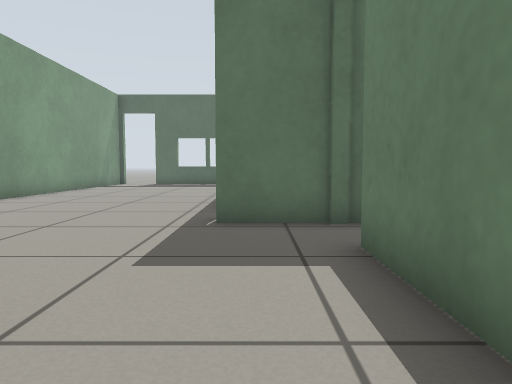
View 1 (above)

17 first-person views from a walk through a Gazebo world. The camera is 0.5 m above the floor, tilts 4° down and sees 70° across. Floor lines are 1 m apart. The floor is counted in squares, 0.5 m on a side. Each view is taken from the middle of a square. On the plan, view 1 faces up. The plan holds only what a view shows up to about 13 squares ahead; the rest is blank. Robots are left out. Some surface patterns are stand-ins.

View 2
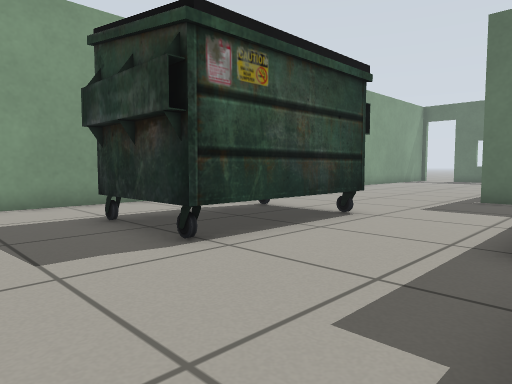

View 3
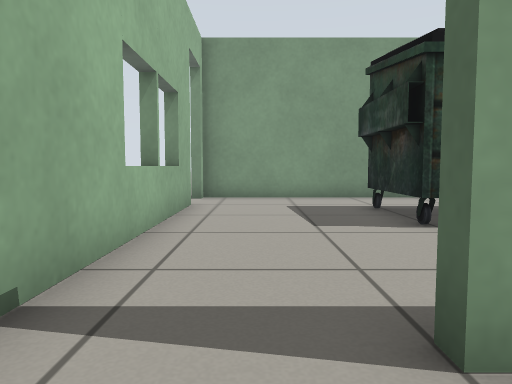

View 4
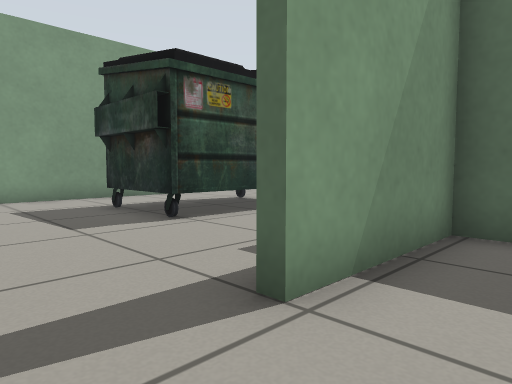

View 5
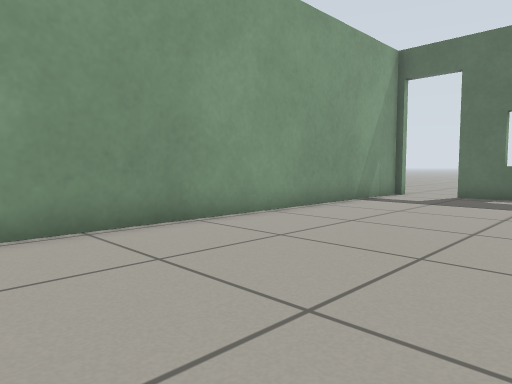

View 6
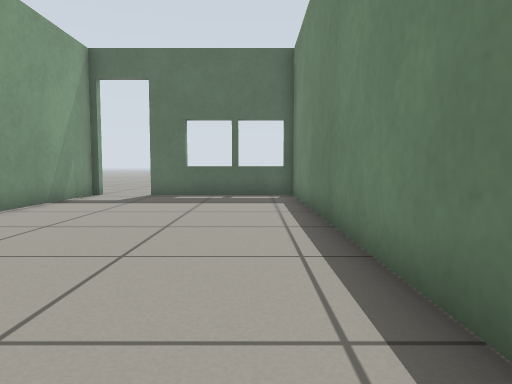

View 7
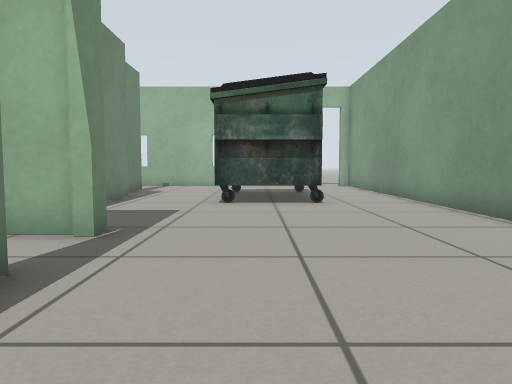

View 8
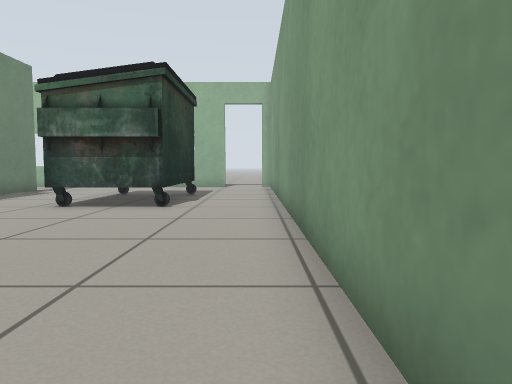

View 9
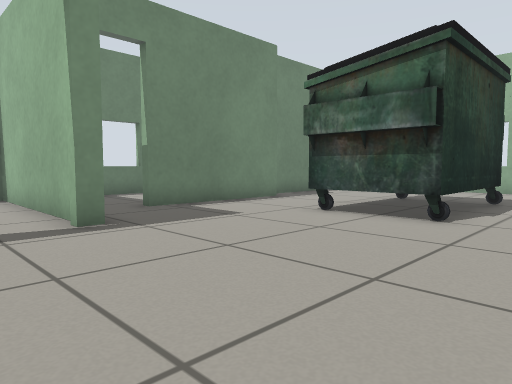

View 10
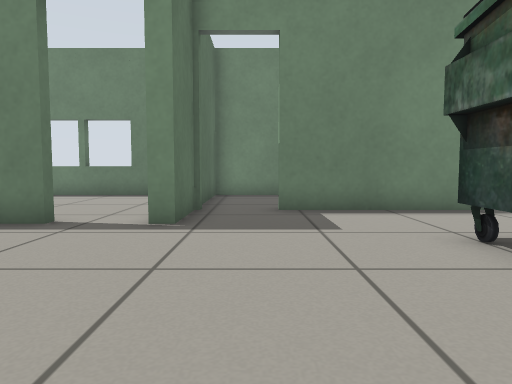

View 11
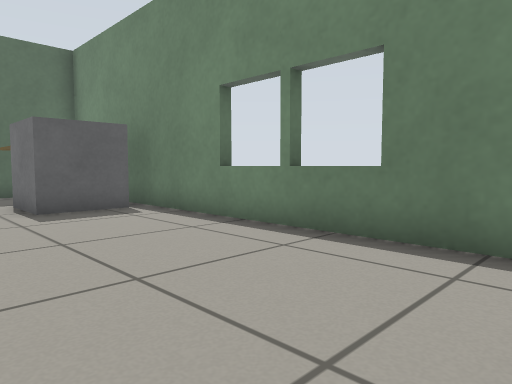

View 12
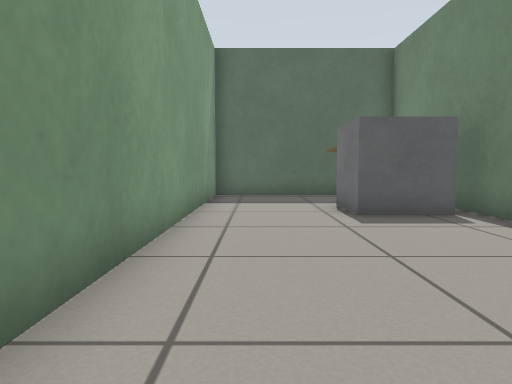

View 13
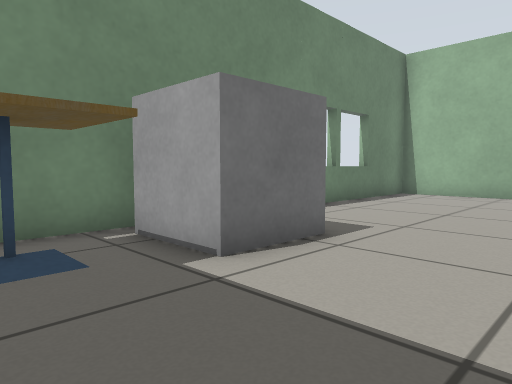

View 14
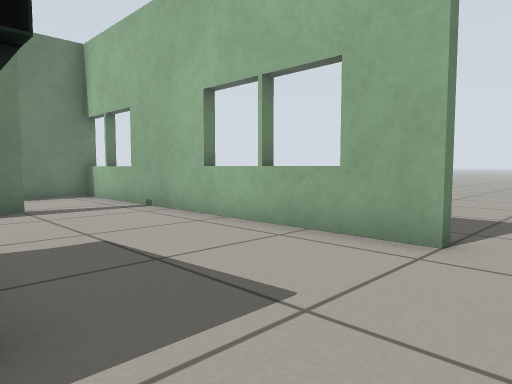

View 15
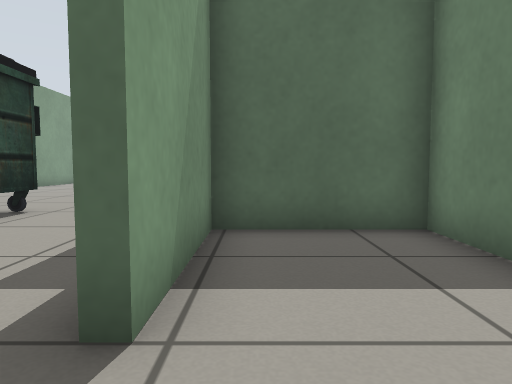

View 16
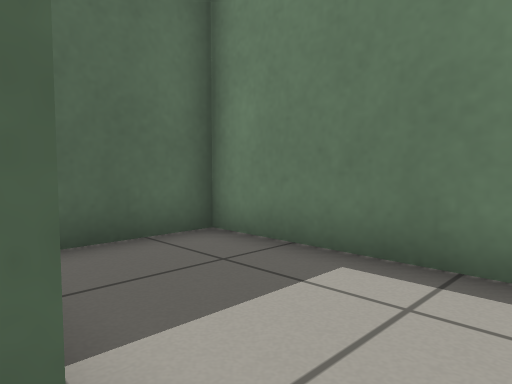

View 17
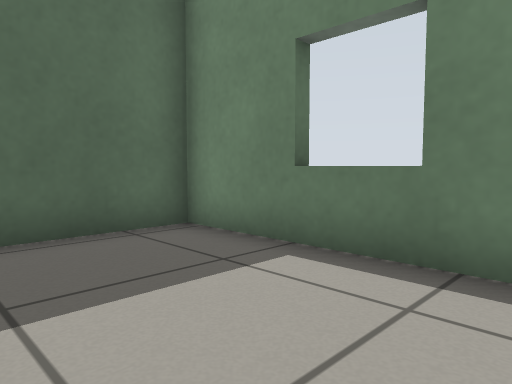

### Floor plan
Points are (right, up) in squares from view 1. A wall is a line through its corners. A room is listed if a view was taken in it or the views show most of it. See-through windows are left out.
Room 1 (views 1, 2, 14, 16)
walls: (-5.6, -6.7) (2.5, -6.7); (1.3, -0.4) (1.3, 2.5); (2, -4) (2, -1.8); (-7.7, 3.6) (-7.7, -6.7) (-7.3, -6.7)
low walls: (2.3, -4) (2, -4)
ways out: opening at (2, -5) to room 2; opening at (-6.5, 3.5) to room 3; opening at (-1, 3) to room 3; open door at (-6.5, -7)
objects: dumpster (-5, -2) to (-2, 2)
Room 2 (views 3, 4, 15)
walls: (2.5, -6.7) (5.7, -6.7); (5.7, -7.1) (5.7, -0.3) (2.3, -0.3) (2.3, -4)
ways out: opening at (2, -5) to room 1
Room 3 (views 5, 6, 7, 8, 9, 10)
walls: (-0.7, 8.6) (-0.7, 20.7) (-5.7, 20.7); (1.5, 6.4) (-0.7, 6.4) (-0.7, 6.9); (1.3, 2.5) (1.3, 4.5); (-7.7, 20.8) (-7.7, 3.6)
ways out: opening at (-6.5, 3.5) to room 1; opening at (-1, 3) to room 1; open door at (-0.7, 7.7) to room 4; open door at (-6.5, 21)
Room 4 (views 11, 12, 13)
walls: (-0.4, 6.7) (5.7, 6.7) (5.7, 20.7) (-0.4, 20.7) (-0.4, 9.9)
ways out: open door at (-0.7, 7.7) to room 3; open door at (1.5, 5.5) to room 5
objects: other object (3, 16) to (5, 17); cafe table (4, 19) to (5, 20)
Room 5 (view 17)
walls: (5.7, 1.6) (5.7, 6.4) (1.5, 6.4)
ways out: open door at (1.5, 5.5) to room 4

Where each view was taken, in squares from view 1:
view 1: 0 up, 0 right, facing up
view 2: 5 down, 2 right, facing up-left
view 3: 5 down, 4 right, facing left
view 4: 6 down, 4 right, facing up-left
view 5: 8 up, 2 left, facing up-left
view 6: 8 up, 2 left, facing up
view 7: 12 up, 3 left, facing down
view 8: 11 up, 7 left, facing down
view 9: 9 up, 7 left, facing down-right
view 10: 5 up, 7 left, facing right
view 11: 7 up, 1 right, facing up-right
view 12: 8 up, 1 right, facing up
view 13: 20 up, 0 right, facing down-right
view 14: 2 down, 7 left, facing down-right
view 15: 6 down, 3 right, facing up
view 16: 5 down, 2 right, facing up-right
view 17: 1 up, 2 right, facing up-right
